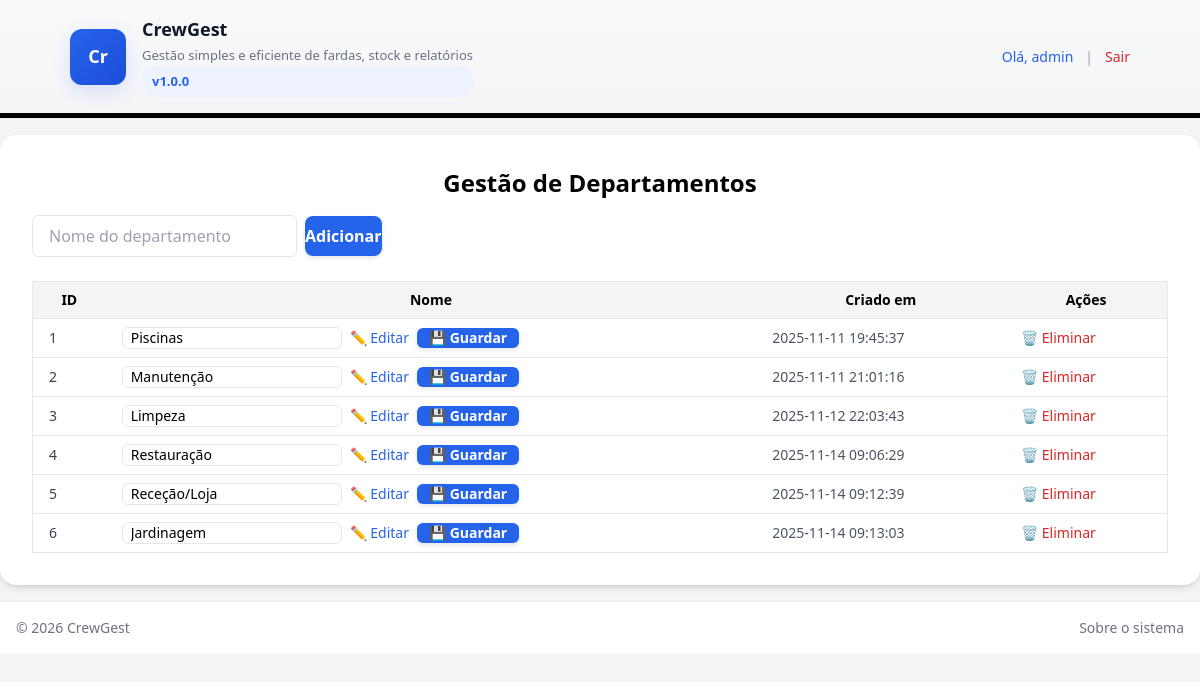
/public/departamentos.php (signed in), run on the app's committed database.
### tables this page shows
CREATE TABLE `departamentos` (
  `id` int(11) NOT NULL,
  `nome` varchar(100) NOT NULL,
  `criado_em` timestamp NOT NULL DEFAULT current_timestamp()
);

### public/departamentos.php (the view, shortened to what this page needs)
<?php
require_once '../config/db.php';
$stmt = $pdo->query("SELECT * FROM departamentos ORDER BY id ASC");
$departamentos = $stmt->fetchAll(PDO::FETCH_ASSOC);
?>
<!DOCTYPE html>
<html lang="pt-PT" class="bg-gray-100">
<head>
    <link href="<?= BASE_URL ?>/public/css/style.css" rel="stylesheet">
</head>
<body>
<?php include_once '../src/templates/header.php'; ?>
<main class="max-w-7xl mx-auto bg-white rounded-2xl shadow-md p-8 mt-4 mb-4">
    <h1 class="text-2xl font-bold text-center mb-4">Gestão de Departamentos</h1>
    <form method="POST" class="flex items-center gap-2 mb-6">
        <input type="text" name="novo_departamento" placeholder="Nome do departamento"
               class="flex-1 border px-4 py-2 rounded-md" required>
        <button type="submit"
                class="bg-blue-600 hover:bg-blue-700 text-white font-bold px-5 py-2 rounded-lg">
            Adicionar
        </button>
    </form>
    <table class="min-w-full border border-gray-200 text-sm">
        <thead class="bg-gray-100">
            <tr>
                <th class="px-4 py-2 border-b">ID</th>
                <th class="px-4 py-2 border-b">Nome</th>
                <th class="px-4 py-2 border-b">Criado em</th>
                <th class="px-4 py-2 border-b">Ações</th>
            </tr>
        </thead>
        <tbody>
            <?php foreach ($departamentos as $d): ?>
            <tr class="hover:bg-gray-50">
                <td class="px-4 py-2 border-b text-gray-700"><?= $d['id'] ?></td>
                <td class="px-4 py-2 border-b">
                    <form method="POST" class="flex items-center gap-2">
                        <input type="text" name="nome" id="nome-<?= $d['id'] ?>"
                               value="<?= htmlspecialchars($d['nome']) ?>"
                               data-original="<?= htmlspecialchars($d['nome']) ?>"
                               readonly
                               class="border rounded-md px-2 py-1 flex-1 focus:outline-none focus:ring-2 focus:ring-blue-300 transition">
                        <button type="button" id="editar-<?= $d['id'] ?>"
                                class="text-blue-600 hover:text-blue-800"
                                onclick="enableEdit(<?= $d['id'] ?>)">
                            ✏️ Editar
                        </button>
                        <button type="submit" name="editar_departamento"
                                id="guardar-<?= $d['id'] ?>"
                                class="hidden bg-blue-600 text-white px-3 py-1 rounded-md font-medium hover:bg-blue-700">
                            💾 Guardar
                        </button>
                    </form>
                </td>
                <td class="px-4 py-2 border-b text-gray-600">
                    <?= date('Y-m-d H:i:s', strtotime($d['criado_em'] ?? 'now')) ?>
                </td>
                <td class="px-4 py-2 border-b">
                    <a href="?delete=<?= $d['id'] ?>" onclick="return confirm('Tem a certeza que deseja eliminar este departamento?');"
                       class="text-red-600 hover:text-red-800">
                        🗑️ Eliminar
                    </a>
                </td>
            </tr>
            <?php endforeach; ?>
        </tbody>
    </table>
</main>
<?php include_once '../src/templates/footer.php'; ?>
</body>
</html>

### public/css/style.css (style rules this page uses)
html, :host { line-height: 1.5; -webkit-text-size-adjust: 100%; -moz-tab-size: 4; -o-tab-size: 4; tab-size: 4; font-family: ui-sans-serif, system-ui, sans-serif, "Apple Color Emoji", "Segoe UI Emoji", "Segoe UI Symbol", "Noto Color Emoji"; font-feature-settings: normal; font-variation-settings: normal; -webkit-tap-highlight-color: transparent; }
body { margin: 0; line-height: inherit; }
h1, h2, h3, h4, h5, h6 { font-size: inherit; font-weight: inherit; }
a { color: inherit; text-decoration: inherit; }
a.bg-green-600, a.bg-blue-600, a.bg-red-500, button.bg-green-600, button.bg-blue-600, button.bg-red-500 { color: #ffffff !important; text-decoration: none !important; font-weight: 600; display: inline-block; text-align: center; border: none; box-shadow: 0 2px 5px rgba(0,0,0,0.1); transition: all 0.2s ease-in-out; }
table { text-indent: 0; border-color: inherit; border-collapse: collapse; }
button, input, optgroup, select, textarea { font-family: inherit; font-feature-settings: inherit; font-variation-settings: inherit; font-size: 100%; font-weight: inherit; line-height: inherit; letter-spacing: inherit; color: inherit; margin: 0; padding: 0; }
button, select { text-transform: none; }
button, input:where([type='button']), input:where([type='reset']), input:where([type='submit']) { appearance: button; -webkit-appearance: button; background-color: transparent; background-image: none; }
blockquote, dl, dd, h1, h2, h3, h4, h5, h6, hr, figure, p, pre { margin: 0; }
input::placeholder, textarea::placeholder { opacity: 1; color: #9ca3af; }
button, [role="button"] { cursor: pointer; }
.mx-auto { margin-left: auto; margin-right: auto; }
.mb-4 { margin-bottom: 1rem; }
.mb-6 { margin-bottom: 1.5rem; }
.mt-4 { margin-top: 1rem; }
.flex { display: flex; }
.hidden { display: none; }
.min-w-full { min-width: 100%; }
.max-w-7xl { max-width: 80rem; }
.items-center { align-items: center; }
.gap-2 { gap: 0.5rem; }
.rounded-2xl { border-radius: 1rem; }
.rounded-lg { border-radius: 0.5rem; }
.rounded-md { border-radius: 0.375rem; }
.border { border-width: 1px; }
.border-b { border-bottom-width: 1px; }
.border-gray-200 { --tw-border-opacity: 1; border-color: rgb(229 231 235 / var(--tw-border-opacity, 1)); }
.bg-blue-600 { --tw-bg-opacity: 1; background-color: rgb(37 99 235 / var(--tw-bg-opacity, 1)); }
.bg-gray-100 { --tw-bg-opacity: 1; background-color: rgb(243 244 246 / var(--tw-bg-opacity, 1)); }
.bg-white { --tw-bg-opacity: 1; background-color: rgb(255 255 255 / var(--tw-bg-opacity, 1)); }
.p-8 { padding: 2rem; }
.px-2 { padding-left: 0.5rem; padding-right: 0.5rem; }
.px-3 { padding-left: 0.75rem; padding-right: 0.75rem; }
.px-4 { padding-left: 1rem; padding-right: 1rem; }
.py-2 { padding-top: 0.5rem; padding-bottom: 0.5rem; }
.text-center { text-align: center; }
.text-2xl { font-size: 1.5rem; line-height: 2rem; }
.text-sm { font-size: 0.875rem; line-height: 1.25rem; }
.font-bold { font-weight: 700; }
.font-medium { font-weight: 500; }
.text-blue-600 { --tw-text-opacity: 1; color: rgb(37 99 235 / var(--tw-text-opacity, 1)); }
.text-gray-600 { --tw-text-opacity: 1; color: rgb(75 85 99 / var(--tw-text-opacity, 1)); }
.text-gray-700 { --tw-text-opacity: 1; color: rgb(55 65 81 / var(--tw-text-opacity, 1)); }
.text-red-600 { --tw-text-opacity: 1; color: rgb(220 38 38 / var(--tw-text-opacity, 1)); }
.text-white { --tw-text-opacity: 1; color: rgb(255 255 255 / var(--tw-text-opacity, 1)); }
.shadow-md { --tw-shadow: 0 4px 6px -1px rgb(0 0 0 / 0.1), 0 2px 4px -2px rgb(0 0 0 / 0.1); --tw-shadow-colored: 0 4px 6px -1px var(--tw-shadow-color), 0 2px 4px -2px var(--tw-shadow-color); box-shadow: var(--tw-ring-offset-shadow, 0 0 #0000), var(--tw-ring-shadow, 0 0 #0000), var(--tw-shadow); }

### data on the page
departamentos: id "1", nome "Piscinas", criado_em "2025-11-11 19:45:37"
departamentos: id "2", nome "Manutenção", criado_em "2025-11-11 21:01:16"
departamentos: id "3", nome "Limpeza", criado_em "2025-11-12 22:03:43"
departamentos: id "4", nome "Restauração", criado_em "2025-11-14 09:06:29"
departamentos: id "5", nome "Receção/Loja", criado_em "2025-11-14 09:12:39"
departamentos: id "6", nome "Jardinagem", criado_em "2025-11-14 09:13:03"

### other printed values
$initials "Cr"
$appName "CrewGest"
$appVersion "1.0.0"
$userName "admin"
